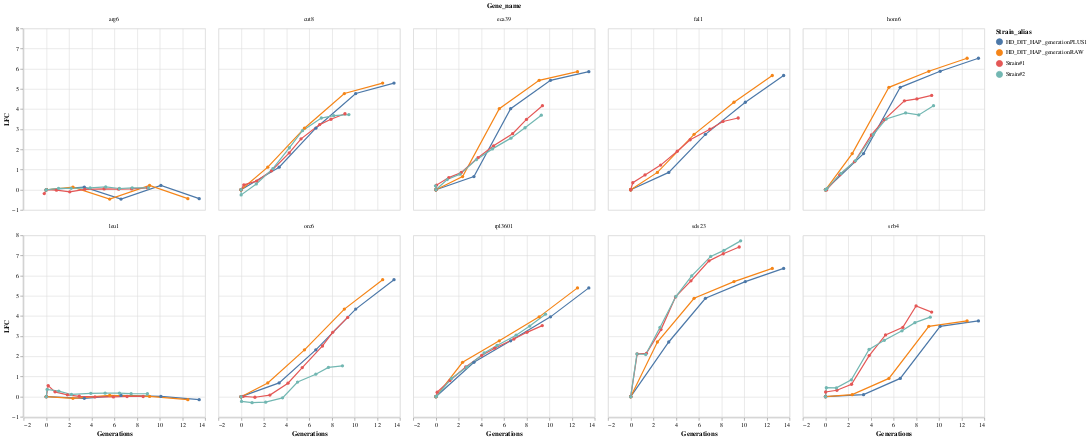

Source (notebook cell):
### Code cell
alt.Chart(transformed_data).mark_line(point=True).encode(
    x='Generations:Q',
    y='LFC:Q',
    color='Strain_alias:N'
).facet(
    'Gene_name:N',
    columns=5
)

### Figure 1 — Vega-Lite specification as saved in the notebook (floating-point values rounded to 4 significant figures; data arrays with more than 128 entries replaced by an {"elided": "..."} marker saying what was removed)
{"config": {"view": {"continuousWidth": 300, "continuousHeight": 300}}, "data": {"name": "data-ac6fe835af36ce7272034b7e5ce4fb5a"}, "facet": {"field": "Gene_name", "type": "nominal"}, "spec": {"mark": {"type": "line", "point": true}, "encoding": {"color": {"field": "Strain_alias", "type": "nominal"}, "x": {"field": "Generations", "type": "quantitative"}, "y": {"field": "LFC", "type": "quantitative"}}}, "columns": 5, "$schema": "https://vega.github.io/schema/vega-lite/v5.20.1.json", "datasets": {"data-ac6fe835af36ce7272034b7e5ce4fb5a": {"elided": "291 records"}}}
